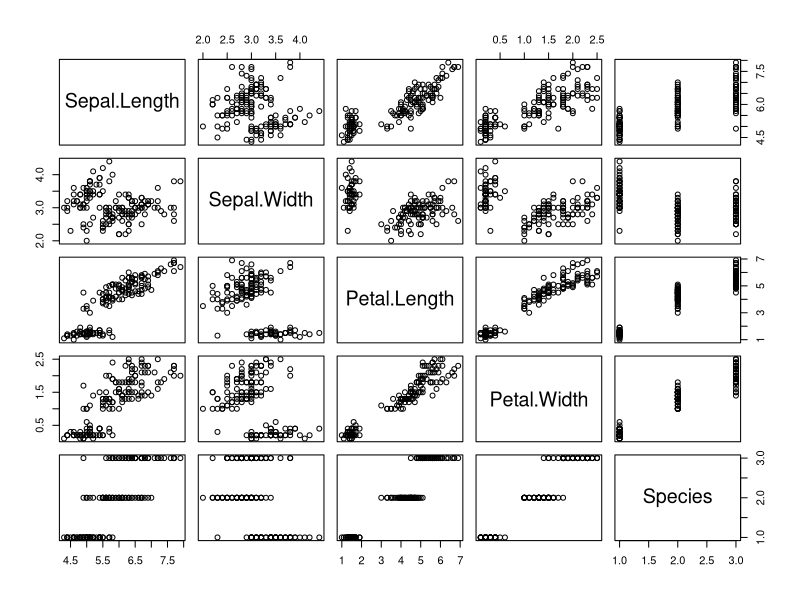
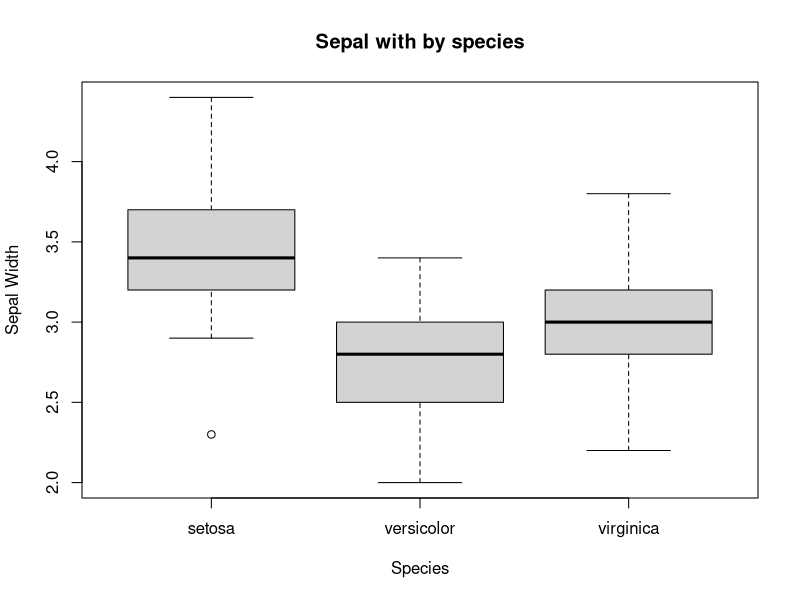
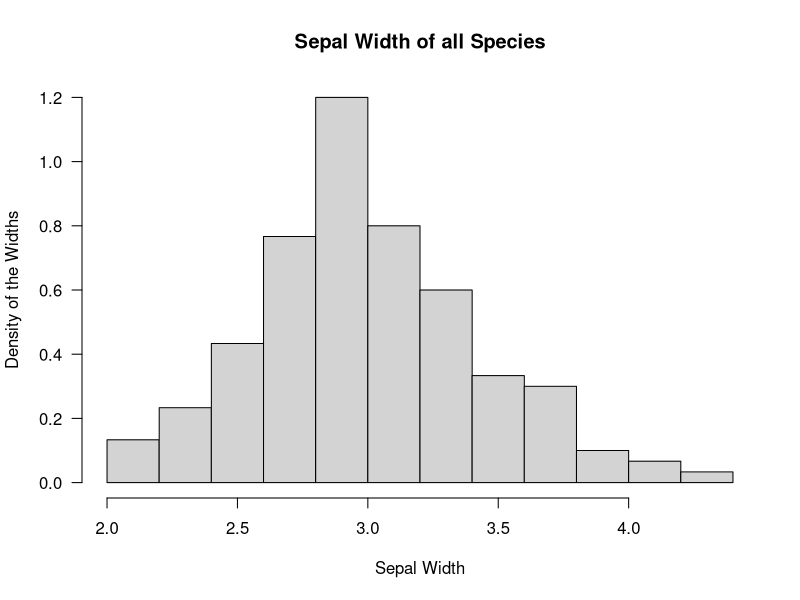
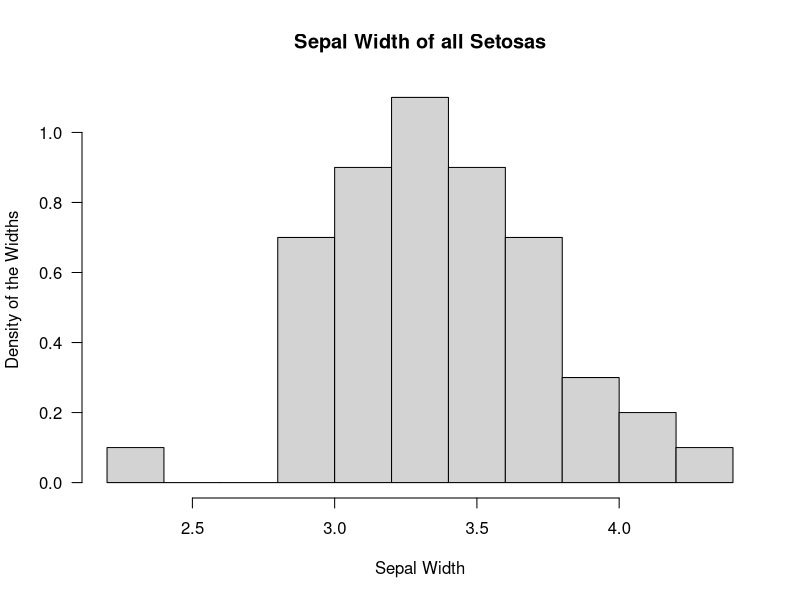
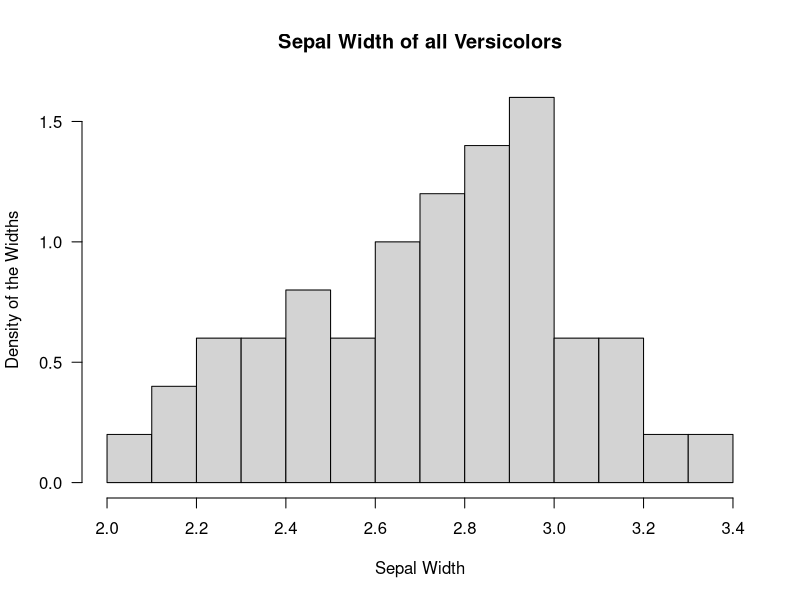
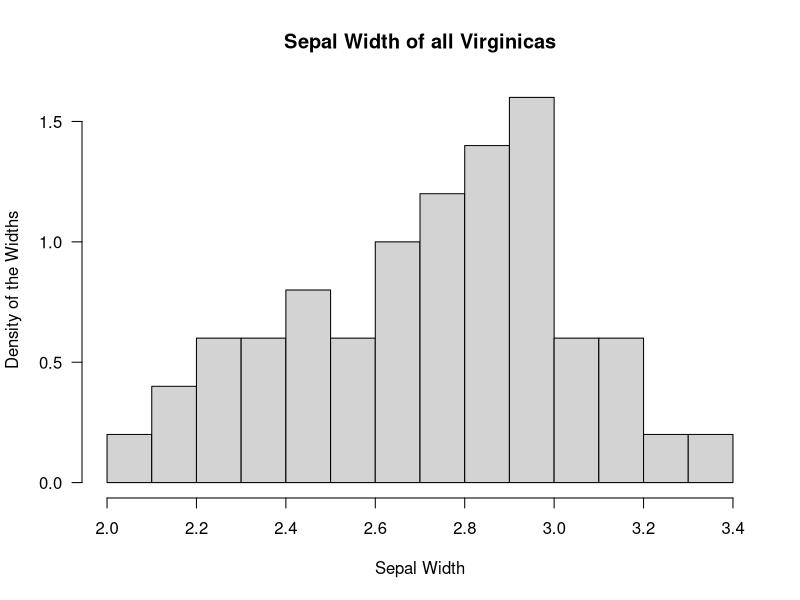

Recreate these plots in R, in order.
dataset2 <- iris

# (A) Create a scatterplot matrix for the complete dataset.
plot(iris)


# (B) Does the plant influence the width of the sepals? Create a boxplot
# and add a chart title
boxplot(dataset2$Sepal.Width ~ dataset2$Species, main="Sepal with by species", 
        ylab='Sepal Width', xlab='Species')

# (C) Create a histogram for the width of the sepals of all plant species,
hist(dataset2$Sepal.Width, main="Sepal Width of all Species", freq=FALSE,
     xlab='Sepal Width', ylab='Density of the Widths', las=1, breaks= 10)


# as well as a histogram for the width of the sepals of the respective plant
# species

# Setosa
setosa_sepal_width <- dataset2[dataset2$Species=='setosa', 'Sepal.Width']
hist(setosa_sepal_width, main="Sepal Width of all Setosas", freq=FALSE,
     xlab='Sepal Width', ylab='Density of the Widths', las=1, breaks= 10)
# versicolor
versicolor_sepal_width <- dataset2[dataset2$Species=='versicolor', 'Sepal.Width']
hist(versicolor_sepal_width, main="Sepal Width of all Versicolors", freq=FALSE,
     xlab='Sepal Width', ylab='Density of the Widths', las=1, breaks= 10)
# virginica
virginica_sepal_width <- dataset2[dataset2$Species=='virginica', 'Sepal.Width']
hist(versicolor_sepal_width, main="Sepal Width of all Virginicas", freq=FALSE,
     xlab='Sepal Width', ylab='Density of the Widths', las=1, breaks= 10)


# (D) Calculate the empirical key figures minimum, maximum, arithmetic
# mean and empirical variance for the width and length of the sepals
# and petals for all plant species.

# minimum, maximum, mean, variance of Sepal Lengths of all plant species
len_sepals <- dataset2[,'Sepal.Length']
min(len_sepals)
max(len_sepals)
mean(len_sepals)
var(len_sepals)

# minimum, maximum, mean, variance of Petal Lengths of all plant species
len_petals <- dataset2[,'Petal.Length']
min(len_petals)
max(len_petals)
mean(len_petals)
var(len_petals)

